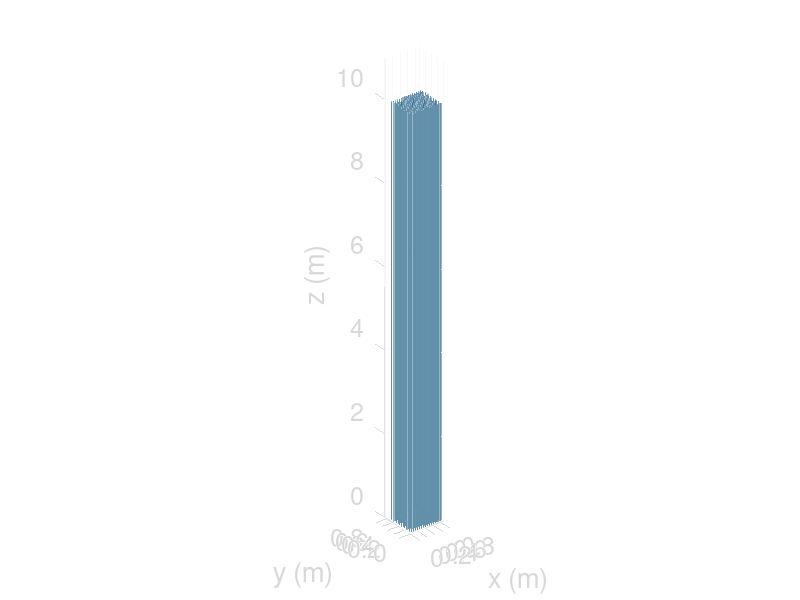

Source code (MATLAB):
% hex -- base script for hex grid
% ~ Mark J. Duvall ~ mjduvall@hawaii.edu ~ 05/2022 ~ %

%Copyright (C) 2022 Mark J. Duvall / T. Rocks Science
%
%    This program is free software: you can redistribute it and/or modify
%    it under the terms of the GNU General Public License as published by
%    the Free Software Foundation, either version 3 of the License, or
%    (at your option) any later version.
%
%    This program is distributed in the hope that it will be useful,
%    but WITHOUT ANY WARRANTY; without even the implied warranty of
%    MERCHANTABILITY or FITNESS FOR A PARTICULAR PURPOSE.  See the
%    GNU General Public License for more details.
%
%    You should have received a copy of the GNU General Public License
%    along with this program.  If not, see <http://www.gnu.org/licenses/>.

% general init
f = figure;
ax = axes;
% D = 25.4; %% SET SCALE: diameter in mm (for RAT-PAC compatibility)
D = .0254; %% SET SCALE: diameter in m
S = 2 * D; % spacing
r = [1 1] * 0.5 * D; % tube radius
X = zeros(1,6);
Y = X;
L = 1000/2.54 * D; % tube height / tube diameter
% L = 10; % for development

% array size
maxrc_default = 16;
b_maxrc = exist('maxrc');
if b_maxrc ~= 0
  maxrows = maxrc;
  maxcols = maxrc;
else
  maxrows = maxrc_default;
  maxcols = maxrc_default;
endif


% dummy column
[x y z] = cylinder(r);
z = L * z;
% s0 = surfl(x,y,z);
hold on

% MAIN
for row = [1:maxrows]
  for col = [1:maxcols]
    if ( mod(row,2) == 0 )
      X(col) = S * col;
    else
      X(col) = S * col + S/2;
    endif
    Y(row) = S * row * sqrt(3)/2;
    s(row,col) = surfl( x + X(col), y + Y(row), z);
  end
end

% adjust plot
view(3)
grid on
xlim([0 (row+1)*S])
ylim([0 (col+1)*S])
zlim([0 L+1])
set(ax, 'dataaspectratio', [1 1 1])
set(s, 'facealpha', 0.5)
set(s, 'linestyle', 'none')
whitebg;

% annotations
set(gca, 'fontsize', 18)
titstr = sprintf("FOREST Array (%dx%d)", maxrows, maxcols);
T = title(titstr);
set(T, 'color', 'w')
xlabel 'x (m)'
ylabel 'y (m)'
zlabel 'z (m)'

% enable camera rotation for mouse
rotate3d on

% all pau!   )
